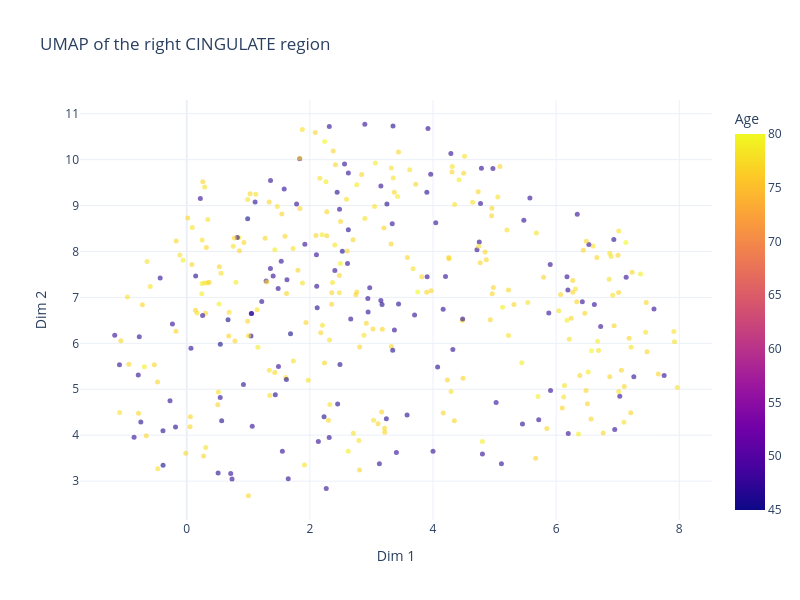

The notebook cell saved with this chart:
### Code cell
mask = ukb_fusion[(ukb_fusion['Age']>76) | (ukb_fusion['Age']<48)].index

fig = px.scatter(bdd_2D_UKB[bdd_2D_UKB['ID'].isin(mask)],
    x='Dim 1',
    y='Dim 2',
    color=ukb_fusion.loc[mask]['Age'].to_numpy(),
    labels={'color': 'Age'},
    title='UMAP of the right CINGULATE region',
    template='plotly_white', 
    hover_data= ['Dataset', 'ID'],
    opacity=0.6,
    width=800, height=600
)

fig.update_traces(marker=dict(size=5))  # Adjust marker size

fig.show()

### Figure 1 — Plotly figure (JSON) as saved in the notebook; plotly's stock layout.template omitted (floating-point values rounded to 4 significant figures; data arrays with more than 128 entries replaced by an {"elided": "..."} marker saying what was removed)
{"data": [{"customdata": {"elided": "367x2 str values"}, "hovertemplate": "Dim 1=%{x}<br>Dim 2=%{y}<br>Dataset=%{customdata[0]}<br>ID=%{customdata[1]}<br>Age=%{marker.color}<extra></extra>", "legendgroup": "", "marker": {"color": {"elided": "367 int values"}, "coloraxis": "coloraxis", "opacity": 0.6, "size": 5, "symbol": "circle"}, "mode": "markers", "name": "", "orientation": "v", "showlegend": false, "type": "scatter", "x": {"elided": "367 float values"}, "xaxis": "x", "y": {"elided": "367 float values"}, "yaxis": "y"}], "layout": {"coloraxis": {"colorbar": {"title": {"text": "Age"}}, "colorscale": [[0, "#0d0887"], [0.1111, "#46039f"], [0.2222, "#7201a8"], [0.3333, "#9c179e"], [0.4444, "#bd3786"], [0.5556, "#d8576b"], [0.6667, "#ed7953"], [0.7778, "#fb9f3a"], [0.8889, "#fdca26"], [1, "#f0f921"]]}, "height": 600, "legend": {"tracegroupgap": 0}, "title": {"text": "UMAP of the right CINGULATE region"}, "width": 800, "xaxis": {"anchor": "y", "domain": [0, 1], "title": {"text": "Dim 1"}}, "yaxis": {"anchor": "x", "domain": [0, 1], "title": {"text": "Dim 2"}}}}
